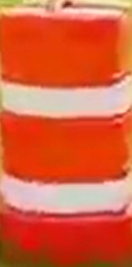
#> input picture V_Abhishek_ME19B002/barrel1.png, 132 x 267 px
$ python Task2_final.py
#> lines starting #> are read from the running program, lines starting #| are printed output that depends on the picture; after the words box and inside, x2 and y2 are one past the last pixel; in counts of white or black regions, pixels touching at a corner belong together; pictures that were not available may be replaced by others from this repository, and a replacement may not be noted
import cv2
import numpy as np
from matplotlib import pyplot as plt

img = cv2.imread('barrel1.png',1)
#> img is the input picture: shape (267, 132, 3); mean B, G, R 62.9, 96, 216
img_hsv = cv2.cvtColor(img, cv2.COLOR_BGR2HSV)
#> img_hsv: shape (267, 132, 3); mean H, S, V 16.5, 183.6, 216.1
hsv_hist = cv2.calcHist([img_hsv],[0,1],None,[180,256],[0,180,0,256])
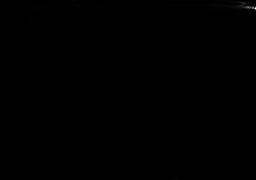
#> hsv_hist: shape (180, 256) float32; min 0, max 928, mean 0.8; drawn with min black and max white
disc = cv2.getStructuringElement(cv2.MORPH_ELLIPSE, (5,5))
vid = cv2.VideoCapture('video.mp4')
while vid.isOpened():
    bool, original = vid.read()
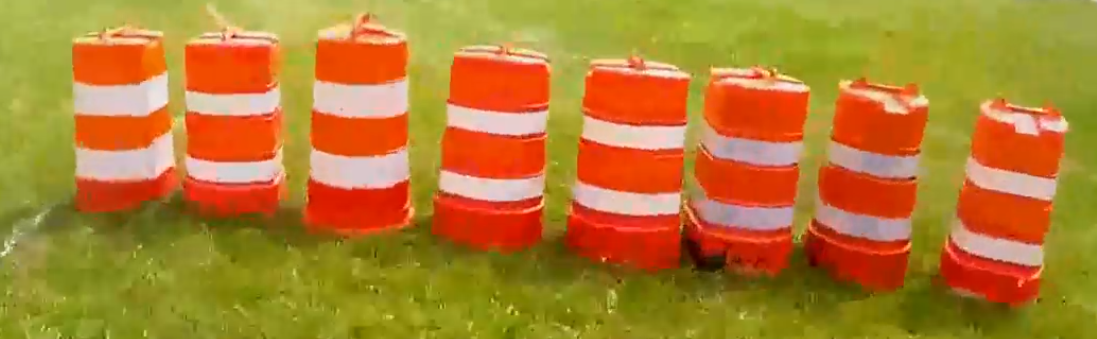
#> input picture Original.png, 1097 x 339 px, given in place of video.mp4, which was not available
#> original is the input picture: shape (339, 1097, 3); mean B, G, R 48.3, 126.2, 177.4
    if bool:
        original_hsv = cv2.cvtColor(original, cv2.COLOR_BGR2HSV)
#> original_hsv: shape (339, 1097, 3); mean H, S, V 24.5, 190.2, 179.4
        mask = cv2.calcBackProject([original_hsv],[0,1],hsv_hist,[0,180,0,256],1)
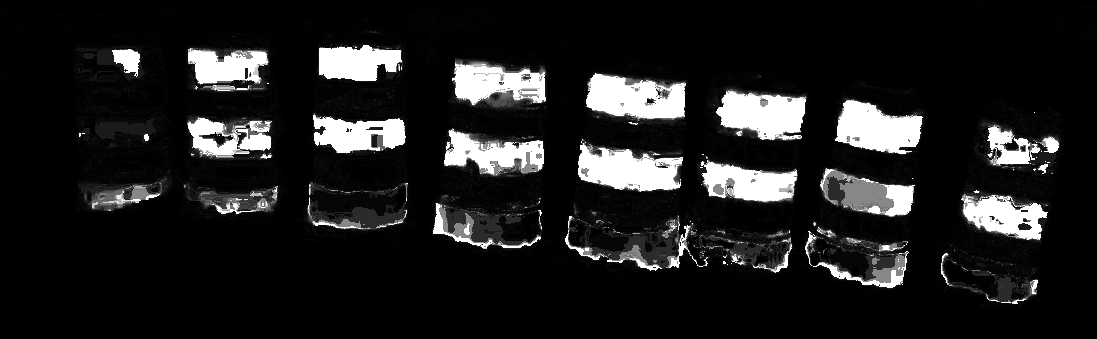
#> mask: shape (339, 1097); min 0, max 255, mean 30.6
        filtered = cv2.filter2D(mask, -1, disc)
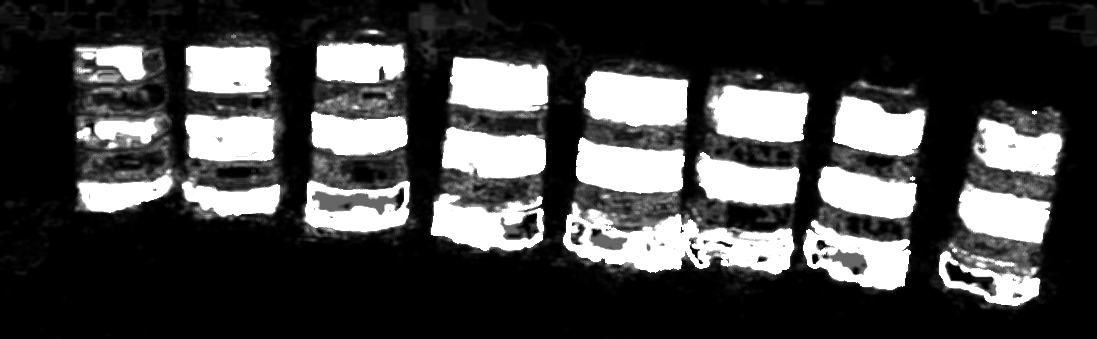
#> filtered: shape (339, 1097); min 0, max 255, mean 69.4
        _,thresh = cv2.threshold(filtered, 50, 255, cv2.THRESH_BINARY)
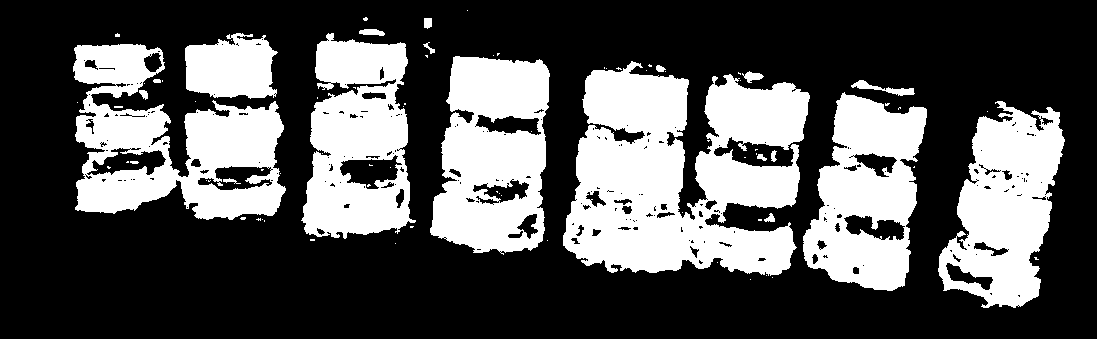
#> thresh: shape (339, 1097); 33.4% white; 81 white regions (61 under 20 px), largest, box (x1, y1, x2, y2) and area: (563, 61, 810, 276) 35059, (73, 44, 286, 220) 19648, (430, 56, 550, 255) 17072
        final = cv2.merge((thresh,thresh,thresh))
        result = cv2.bitwise_and(original, final)
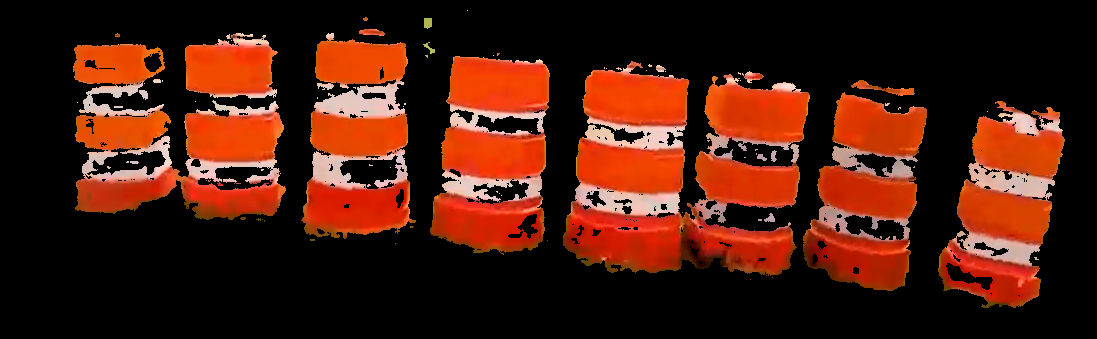
#> result: shape (339, 1097, 3); mean B, G, R 13.2, 27.6, 72.5
        cv2.imshow("result",result)
        if cv2.waitKey(25) & 0xFF == ord('q'):
#> (key q is pressed here)
            break
    else:
        break
vid.release()
cv2.destroyAllWindows()
